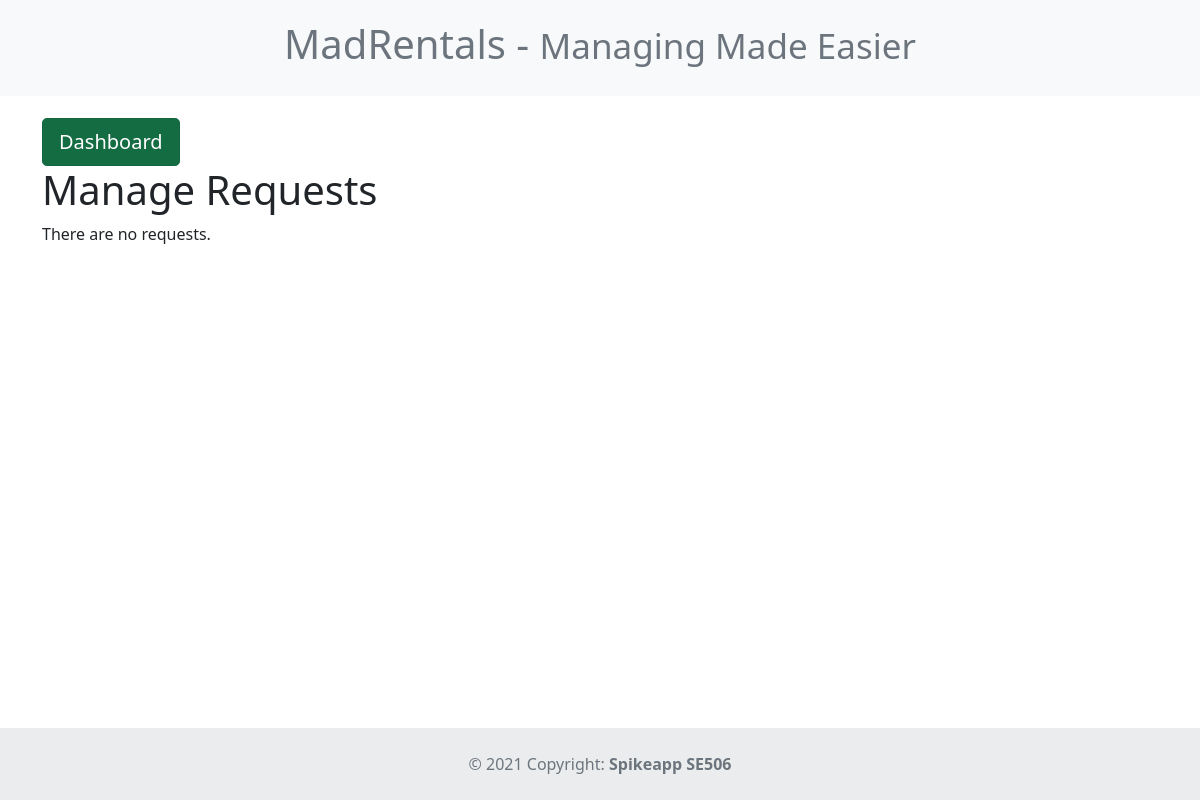
The page /view_requests/ (signed in) on the database as committed earlier.
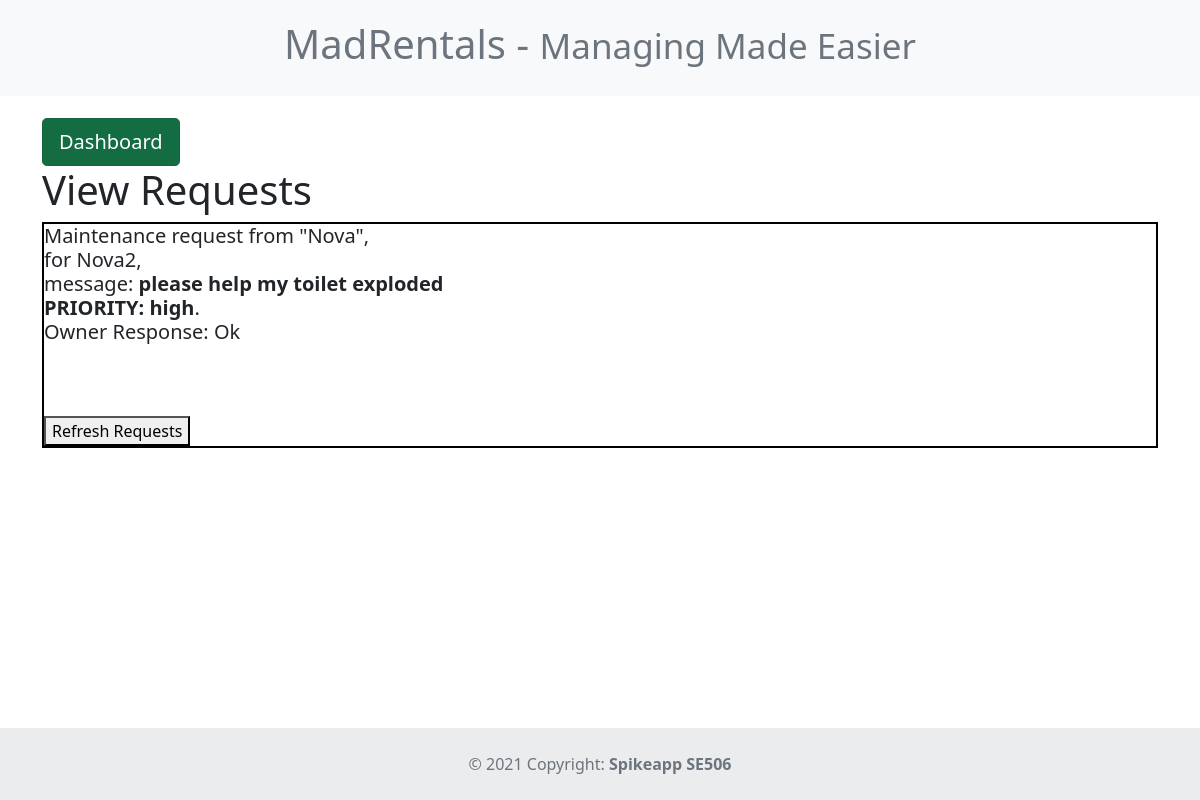
The same page on the database as committed later.
### spikeapp/models.py (models this page shows)
class RequestForm(models.Model):
    tenant_name = models.CharField(max_length=100)
    landlord_name = models.CharField(max_length=100)
    message = models.CharField(max_length=500)
    priority = models.CharField(max_length=100)
    response = models.CharField(max_length=500, default='Add Comment Here')

### spikeapp/views.py (the view)
# urls.py: path('view_requests/', spikeapp_views.view_requests, name='view_requests'),
def view_requests(request):
    query_results = RequestForm.objects.filter(tenant_name=str(request.user).strip())
    form = ManageRequestForm(request.GET)
    if form.is_valid():
        form.save()
        return redirect('../view_requests')
    return render(request, 'view_requests.html', {'form': form, 'query_results': query_results})

### spikeapp/templates/view_requests.html (shortened to what this page needs)
{% extends "base.html" %}
{% block content %}
    {% if query_results %}
        <h1>
            View Requests
        </h1>
        <div class="test">
            {% for item in query_results %}
                <h5>Maintenance request from "{{ item.tenant_name }}",
                <br>for {{ item.landlord_name }},
                <br>message: <b>{{ item.message }}
                <br>PRIORITY: {{ item.priority }}</b>.
                <br>Owner Response: {{ item.response }}
                </h5>
                <p><br></p>
            {% endfor %}
            <br>
            <button onClick="window.location.reload();">Refresh Requests</button>
        </div>
    {% else %}
        <div>
            <h1>
                Manage Requests
            </h1>
            <p>
                There are no requests.
            </p>
        </div>
    {% endif %}
{% endblock %}

### spikeapp/templates/base.html (shortened to what this page needs)
<!doctype html>
<html lang="en">
<head>
  <link href="https://cdn.jsdelivr.net/npm/bootstrap@5.1.2/dist/css/bootstrap.min.css" rel="stylesheet">
  {% load static %}
  <link rel="stylesheet" href="{% static 'css/styles.css' %}">
</head>
<body>
<div id="headerLink" class="center-block bg-light text-muted">
  <h1><a href="/">MadRentals - <small>Managing Made Easier</small></a></h1>
</div>
<div class="container">
  {% block navbar %}
  {% if user.is_authenticated %}
  <nav>
    <a href="/dashboard" class="btn btn-success btn-lg active">Dashboard</a>
  </nav>
  {% else %}
  <nav>
    <a href="/login" class="btn btn-success btn-lg active">Login</a>
    <a href="/register" class="btn btn-success btn-lg active">Create Account</a>
  </nav>
  {% endif %}
  {% endblock %}
  {% block content %}
  {% endblock %}
</div>
<footer class="text-center text-lg-start bg-light text-muted fixed-bottom">
  <div class="text-center p-4" style="background-color: rgba(0, 0, 0, 0.05);">
    © 2021 Copyright:
    <a class="text-reset fw-bold" href="/">Spikeapp SE506</a>
  </div>
</footer>
</body>
</html>

### spikeapp/static/css/styles.css (style rules this page uses)
a { color: inherit; text-decoration: none; }
.center-block { text-align: center; }
nav { padding-top: 2%; }
#headerLink { padding: 20px; }

### spikeapp/templates/view_requests.html (style rules this page uses)
div.test { border: 2px solid black; }

Rows that differ between the two databases and show on the page:
added RequestForm: tenant_name "Nova", landlord_name "Nova2", message "please help my toilet exploded", priority "high", response "Ok"
Other text that changed with them:
text no longer shown: "Manage Requests There are no requests."
text now shown: "View Requests Refresh Requests"
